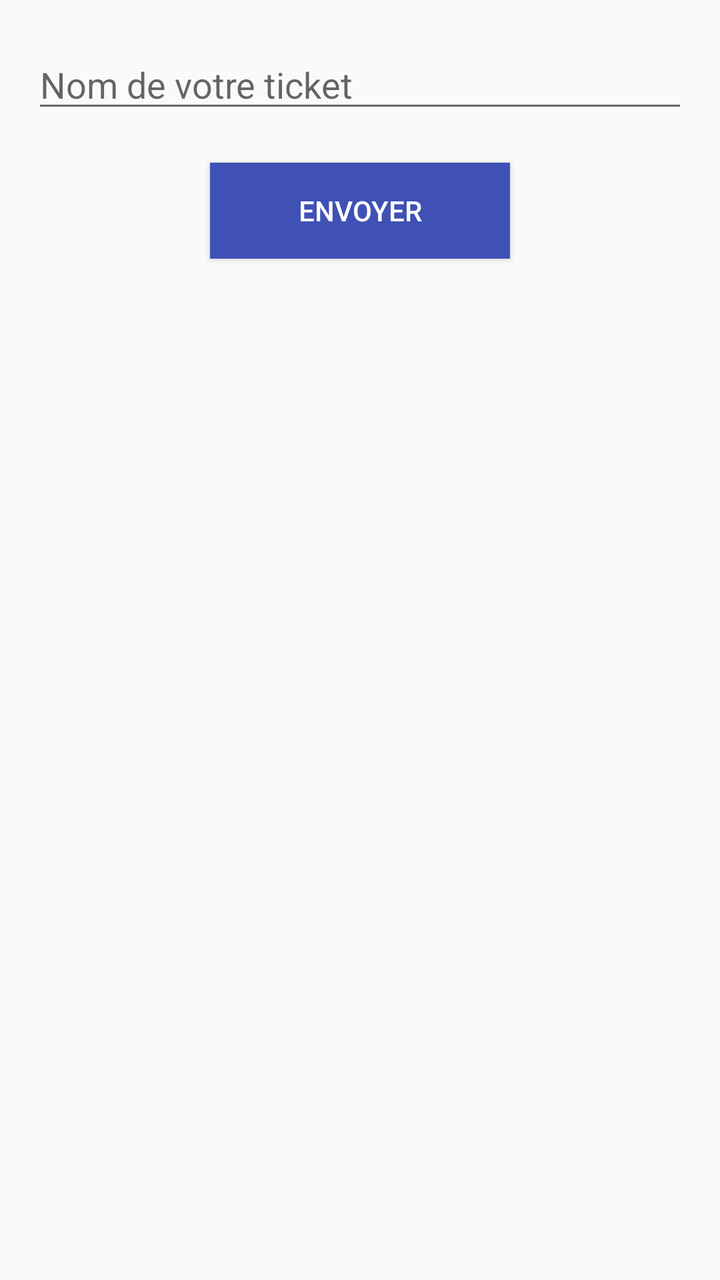
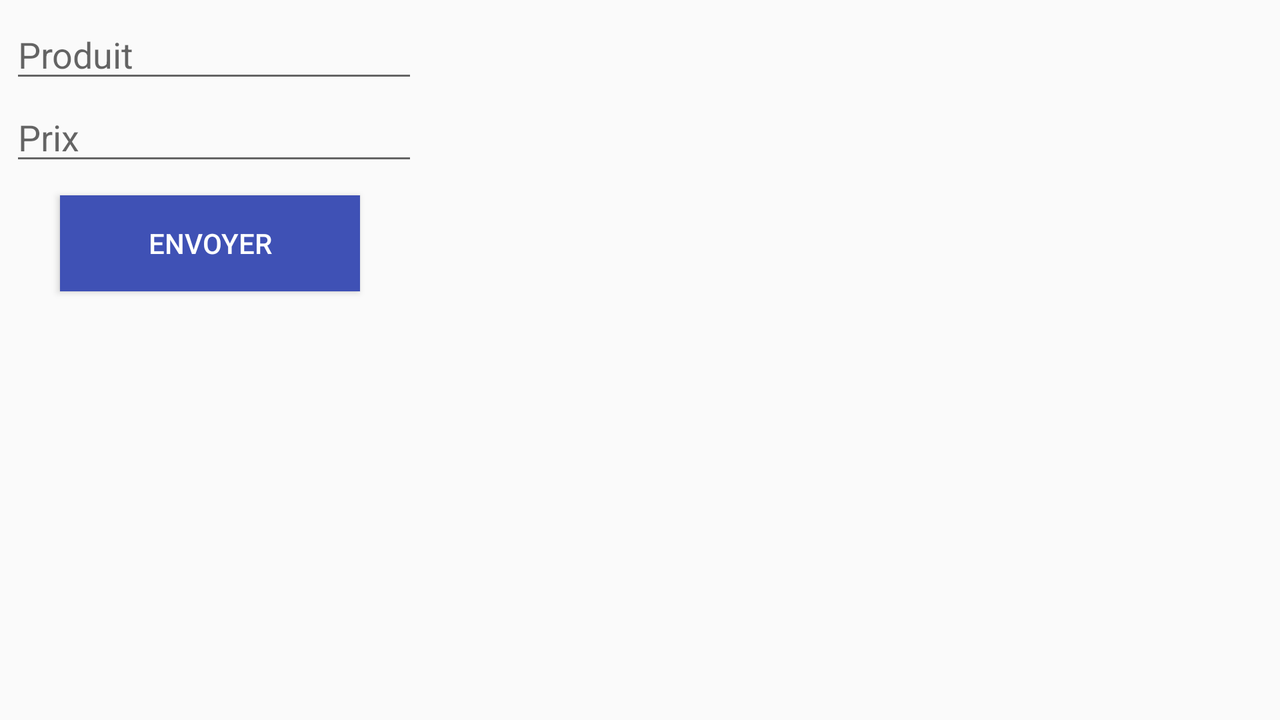

First picture: res/layout/ on a phone held upright. Second picture: the repository's own variant of that layout, on a device whose configuration matches the variant's folder. Source for both follows.
<!-- AndroidManifest.xml: application theme AppTheme -->
<!-- res/layout/activity_fis.xml -->
<?xml version="1.0" encoding="utf-8"?>
<LinearLayout xmlns:android="http://schemas.android.com/apk/res/android"
    android:orientation="vertical"
    android:layout_width="match_parent"
    android:layout_height="match_parent">

    <LinearLayout
        android:layout_width="match_parent"
        android:layout_height="match_parent"
        android:orientation="vertical"
        android:layout_marginTop="10dp"
        android:layout_marginLeft="@dimen/activity_horizontal_margin"
        android:layout_marginRight="@dimen/activity_horizontal_margin">

        
        <EditText
            android:id="@+id/libelle"
            android:layout_width="match_parent"
            android:layout_height="wrap_content"
            android:layout_marginTop="10dp"
            android:inputType="numberDecimal"
            android:ems="10"
            android:hint="@string/ticket" />

        <Button
            android:id="@+id/envoyerT"
            android:layout_height="wrap_content"
            android:layout_width="150dp"
            android:layout_marginTop="20dp"
            android:layout_marginBottom="20dp"
            android:layout_gravity="center"
            android:background="@color/colorPrimary"
            android:textColor="@color/white"
            android:text="@string/envoyer"
            android:layout_marginLeft="@dimen/activity_vertical_margin"
            android:layout_marginRight="@dimen/activity_vertical_margin"/>

        
        <AutoCompleteTextView
            android:id="@+id/ch_name"
            android:layout_width="match_parent"
            android:layout_height="wrap_content"
            android:layout_marginTop="10dp"
            android:visibility="invisible"
            android:hint="@string/produit" />

        <EditText
            android:id="@+id/prix"
            android:layout_width="match_parent"
            android:layout_height="wrap_content"
            android:layout_marginTop="10dp"
            android:visibility="invisible"
            android:inputType="numberDecimal"
            android:ems="10"
            android:hint="@string/prix" />

        <Button
            android:id="@+id/envoyerP"
            android:layout_height="wrap_content"
            android:layout_width="150dp"
            android:layout_marginTop="20dp"
            android:layout_marginBottom="20dp"
            android:visibility="invisible"
            android:layout_gravity="center"
            android:background="@color/colorPrimary"
            android:textColor="@color/white"
            android:text="@string/envoyer"
            android:layout_marginLeft="@dimen/activity_vertical_margin"
            android:layout_marginRight="@dimen/activity_vertical_margin"/>

    <RelativeLayout
        android:layout_width="wrap_content"
        android:layout_height="wrap_content"
        android:visibility="invisible"
        android:orientation="vertical">

        <ListView
            android:id="@+id/listView"
            android:layout_width="match_parent"
            android:layout_height="match_parent"
            android:layout_above="@+id/total"
            android:orientation="vertical" />

        <TextView
            android:id="@+id/total"
            android:layout_width="match_parent"
            android:layout_height="wrap_content"
            android:layout_alignParentBottom="true"
            android:layout_marginTop="10dp"/>

    </RelativeLayout>

    </LinearLayout>

</LinearLayout>
<!-- resources referenced by this layout -->
<resources>
  <color name="colorPrimary">#3F51B5</color>
  <color name="white">#FFFFFF</color>
  <dimen name="activity_horizontal_margin">16dp</dimen>
  <dimen name="activity_vertical_margin">16dp</dimen>
  <string name="envoyer">Envoyer</string>
  <string name="prix">Prix</string>
  <string name="produit">Produit</string>
  <string name="ticket">Nom de votre ticket</string>
  <style name="AppTheme" parent="Theme.AppCompat.Light.DarkActionBar">
          <item name="colorPrimary">@color/colorPrimary</item>
          <item name="colorPrimaryDark">@color/colorPrimaryDark</item>
          <item name="colorAccent">@color/colorAccent</item>
          <item name="actionBarStyle">@style/MyActionBar</item>
      </style>
  <color name="colorPrimaryDark">#303f9f</color>
  <color name="colorAccent">#FF4081</color>
  <style name="MyActionBar" parent="@style/Widget.AppCompat.Light.ActionBar">
          
          <item name="background">@color/colorPrimary</item>
          
          <item name="android:background">@color/colorPrimaryDark</item>
      </style>
</resources>
<!-- res/layout-land/activity_fis.xml (the repository's variant of the layout above) -->
<!-- drawn on the phone turned sideways -->
<?xml version="1.0" encoding="utf-8"?>
<LinearLayout xmlns:android="http://schemas.android.com/apk/res/android"
    android:orientation="horizontal"
    android:layout_width="match_parent"
    android:layout_height="match_parent"
    android:padding="5dp">

    <LinearLayout
        android:layout_width="match_parent"
        android:layout_height="match_parent"
        android:orientation="horizontal">

        <LinearLayout
            android:layout_width="200dp"
            android:layout_height="match_parent"
            android:orientation="vertical">

            <AutoCompleteTextView
                android:id="@+id/ch_name"
                android:layout_width="240dp"
                android:layout_height="wrap_content"
                android:hint="@string/produit" />

            <EditText
                android:id="@+id/ch_price"
                android:layout_width="240dp"
                android:layout_height="wrap_content"
                android:inputType="numberDecimal"
                android:hint="@string/prix" />

            <Button
                android:id="@+id/valider"
                android:layout_width="150dp"
                android:layout_height="wrap_content"
                android:layout_gravity="center"
                android:layout_marginTop="10dp"
                android:background="@color/colorPrimary"
                android:textColor="@color/white"
                android:text="@string/envoyer" />

        </LinearLayout>

        <LinearLayout
            android:layout_width="300dp"
            android:layout_height="match_parent">

            <RelativeLayout
                android:layout_width="wrap_content"
                android:layout_height="wrap_content"
                android:orientation="vertical">

                <ListView
                    android:id="@+id/listView"
                    android:layout_width="match_parent"
                    android:layout_height="match_parent"
                    android:layout_above="@id/total"
                    android:orientation="vertical" />

                <TextView
                    android:id="@+id/total"
                    android:layout_width="match_parent"
                    android:layout_height="wrap_content"
                    android:layout_alignParentBottom="true"
                    android:layout_marginTop="5dp"/>

            </RelativeLayout>

        </LinearLayout>

    </LinearLayout>


</LinearLayout>
<!-- resources referenced by the variant -->
<!-- as the phone turned sideways resolves them -->
<resources>
  <color name="colorPrimary">#3F51B5</color>
  <color name="white">#FFFFFF</color>
  <string name="envoyer">Envoyer</string>
  <string name="prix">Prix</string>
  <string name="produit">Produit</string>
  <style name="AppTheme" parent="Theme.AppCompat.Light.DarkActionBar">
          <item name="colorPrimary">@color/colorPrimary</item>
          <item name="colorPrimaryDark">@color/colorPrimaryDark</item>
          <item name="colorAccent">@color/colorAccent</item>
          <item name="actionBarStyle">@style/MyActionBar</item>
      </style>
  <color name="colorPrimaryDark">#303f9f</color>
  <color name="colorAccent">#FF4081</color>
  <style name="MyActionBar" parent="@style/Widget.AppCompat.Light.ActionBar">
          
          <item name="background">@color/colorPrimary</item>
          
          <item name="android:background">@color/colorPrimaryDark</item>
      </style>
</resources>
